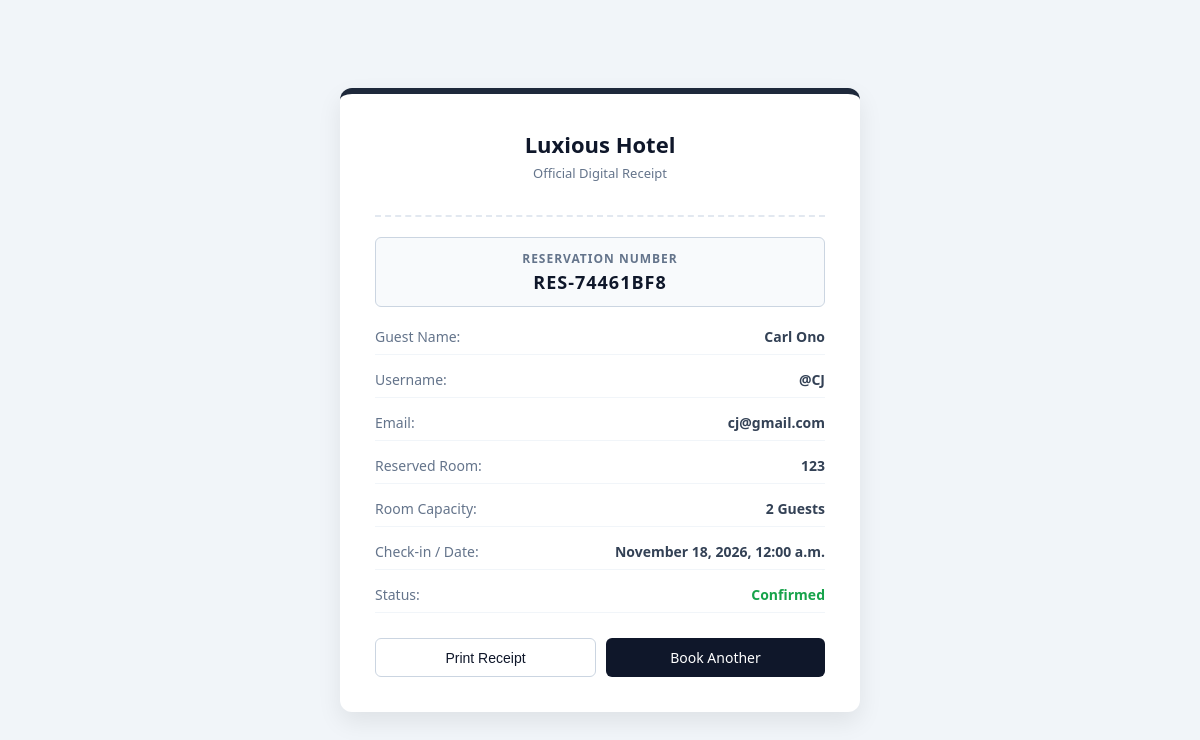
The page /receipt/RES-74461BF8/ (signed in) on the database its author committed.
### App/models.py (models this page shows, shortened)
class Booking(models.Model):
    reservation_number = models.CharField(max_length=20, unique=True, blank=True)   # Unique Reservations number generated from UUID
    user = models.ForeignKey(User, on_delete=models.CASCADE)                        # Tracks the current active / logged in user
    venue = models.ForeignKey(Room, on_delete=models.CASCADE)                       # Selects the room info the user chose
    booking_date = models.DateTimeField()                                           # The reservation date selected by user
    checkout_date = models.DateTimeField()                                          # Check_out date selected by user
    status = models.CharField(max_length=50, default='Confirmed')                   # Status of the booking
    created_at = models.DateTimeField(auto_now_add=True)                            # Uploads when the booking was created
    itineraries = models.ManyToManyField(Itinerarie,blank=True)

class UserProfile(models.Model):
    user = models.OneToOneField(User, on_delete=models.CASCADE)
    fullname = models.CharField(max_length=150)
    email = models.EmailField(max_length=254)
    phone = models.CharField(max_length=20, blank=True)

class Room(models.Model):
    ROOM_TYPES = [
        ('Standard', 'Standard Room'),
        ('Deluxe', 'Deluxe / Suite'),
        ('VIP', 'Important Guest'),
        ('Deluxe Plus', 'Delux Capacity')
    ]
    name = models.CharField(max_length=150)                                                     # Name of the Room / Room Number
    room_type = models.CharField(max_length=50, choices=ROOM_TYPES, default='Standard')         # ROOM_TYPES
    capacity = models.IntegerField()                                                            # Capacity (1-4)
    is_available = models.BooleanField(default=True)                                            # Room availability
    price_per_night = models.IntegerField(default=0)                                            # Room Price
    room_description = models.TextField(max_length=5000, default='Failed to load description')  # Room Description

### App/views.py (the view)
# urls.py: path("receipt/<str:reservation_number>/", views.receipt, name="confirmation"),
@login_required
def receipt(request, reservation_number):
    booking = get_object_or_404(
        Booking.objects.select_related("venue"),
        reservation_number=reservation_number,
        user=request.user,
    )
    return render(request, "page/confirmation.html", {"booking": booking})

### App/templates/page/confirmation.html (shortened to what this page needs)
<!DOCTYPE html>
<html lang="en">
<head>
</head>
<body>
    <div class="receipt-card">
        <div class="header">
            <h2>Luxious Hotel</h2>
            <p>Official Digital Receipt</p>
        </div>
        <div class="res-badge">
            <span style="font-size: 12px; color: #64748b; display: block; margin-bottom: 3px;">RESERVATION NUMBER</span>
            <span>{{ booking.reservation_number }}</span>
        </div>
        <div class="details-group">
            <span>Guest Name:</span>
            <span>{{ request.user.userprofile.fullname }}</span>
        </div>
        <div class="details-group">
            <span>Username:</span>
            <span>@{{ request.user.username }}</span>
        </div>
        <div class="details-group">
            <span>Email:</span>
            <span>{{ request.user.userprofile.email }}</span>
        </div>
        <div class="details-group">
            <span>Reserved Room:</span>
            <span>{{ booking.venue.name }}</span>
        </div>
        <div class="details-group">
            <span>Room Capacity:</span>
            <span>{{ booking.venue.capacity }} Guests</span>
        </div>
        <div class="details-group">
            <span>Check-in / Date:</span>
            <span>{{ booking.booking_date|date:"F j, Y, g:i a" }}</span>
        </div>
        <div class="details-group">
            <span>Status:</span>
            <span style="color: #16a34a;">{{ booking.status }}</span>
        </div>
        <div class="actions">
            <button onclick="window.print()" class="btn btn-outline">Print Receipt</button>
            <a href="{% url 'landing' %}#booking" class="btn btn-primary">Book Another</a>
        </div>
    </div>
</body>
</html>

### App/templates/page/confirmation.html (style rules this page uses)
body { font-family: 'Segoe UI', Tahoma, Geneva, Verdana, sans-serif; background: #f1f5f9; display: flex; justify-content: center; align-items: center; min-height: 100vh; margin: 0; }
.receipt-card { background: #ffffff; width: 450px; padding: 35px; border-radius: 12px; box-shadow: 0 10px 25px rgba(0,0,0,0.08); border-top: 6px solid #1e293b; }
.header { text-align: center; border-bottom: 2px dashed #e2e8f0; padding-bottom: 20px; margin-bottom: 20px; }
.header h2 { margin: 0; color: #0f172a; font-size: 22px; }
.header p { color: #64748b; font-size: 13px; margin-top: 5px; }
.res-badge { background: #f8fafc; border: 1px solid #cbd5e1; padding: 12px; text-align: center; border-radius: 6px; margin-bottom: 20px; }
.res-badge span { font-size: 18px; font-weight: bold; color: #0f172a; letter-spacing: 1px; }
.details-group { margin-bottom: 15px; font-size: 14px; color: #334155; display: flex; justify-content: space-between; border-bottom: 1px solid #f1f5f9; padding-bottom: 8px; }
.details-group span:first-child { color: #64748b; font-weight: 500; }
.details-group span:last-child { font-weight: 600; text-align: right; }
.actions { margin-top: 25px; display: flex; gap: 10px; }
.btn { flex: 1; padding: 10px; text-align: center; border-radius: 6px; text-decoration: none; font-size: 14px; font-weight: 500; cursor: pointer; }
.btn-primary { background: #0f172a; color: white; }
.btn-outline { background: white; color: #0f172a; border: 1px solid #cbd5e1; }

### rows shown on the page
Booking: reservation_number "RES-74461BF8", venue.name "123", venue.capacity "2", booking_date "November 18, 2026, 12:00 a.m.", status "Confirmed"

### other values the page prints
{{ request.user.userprofile.fullname }} "Carl Ono"
{{ request.user.username }} "CJ"
{{ request.user.userprofile.email }} "cj@gmail.com"
